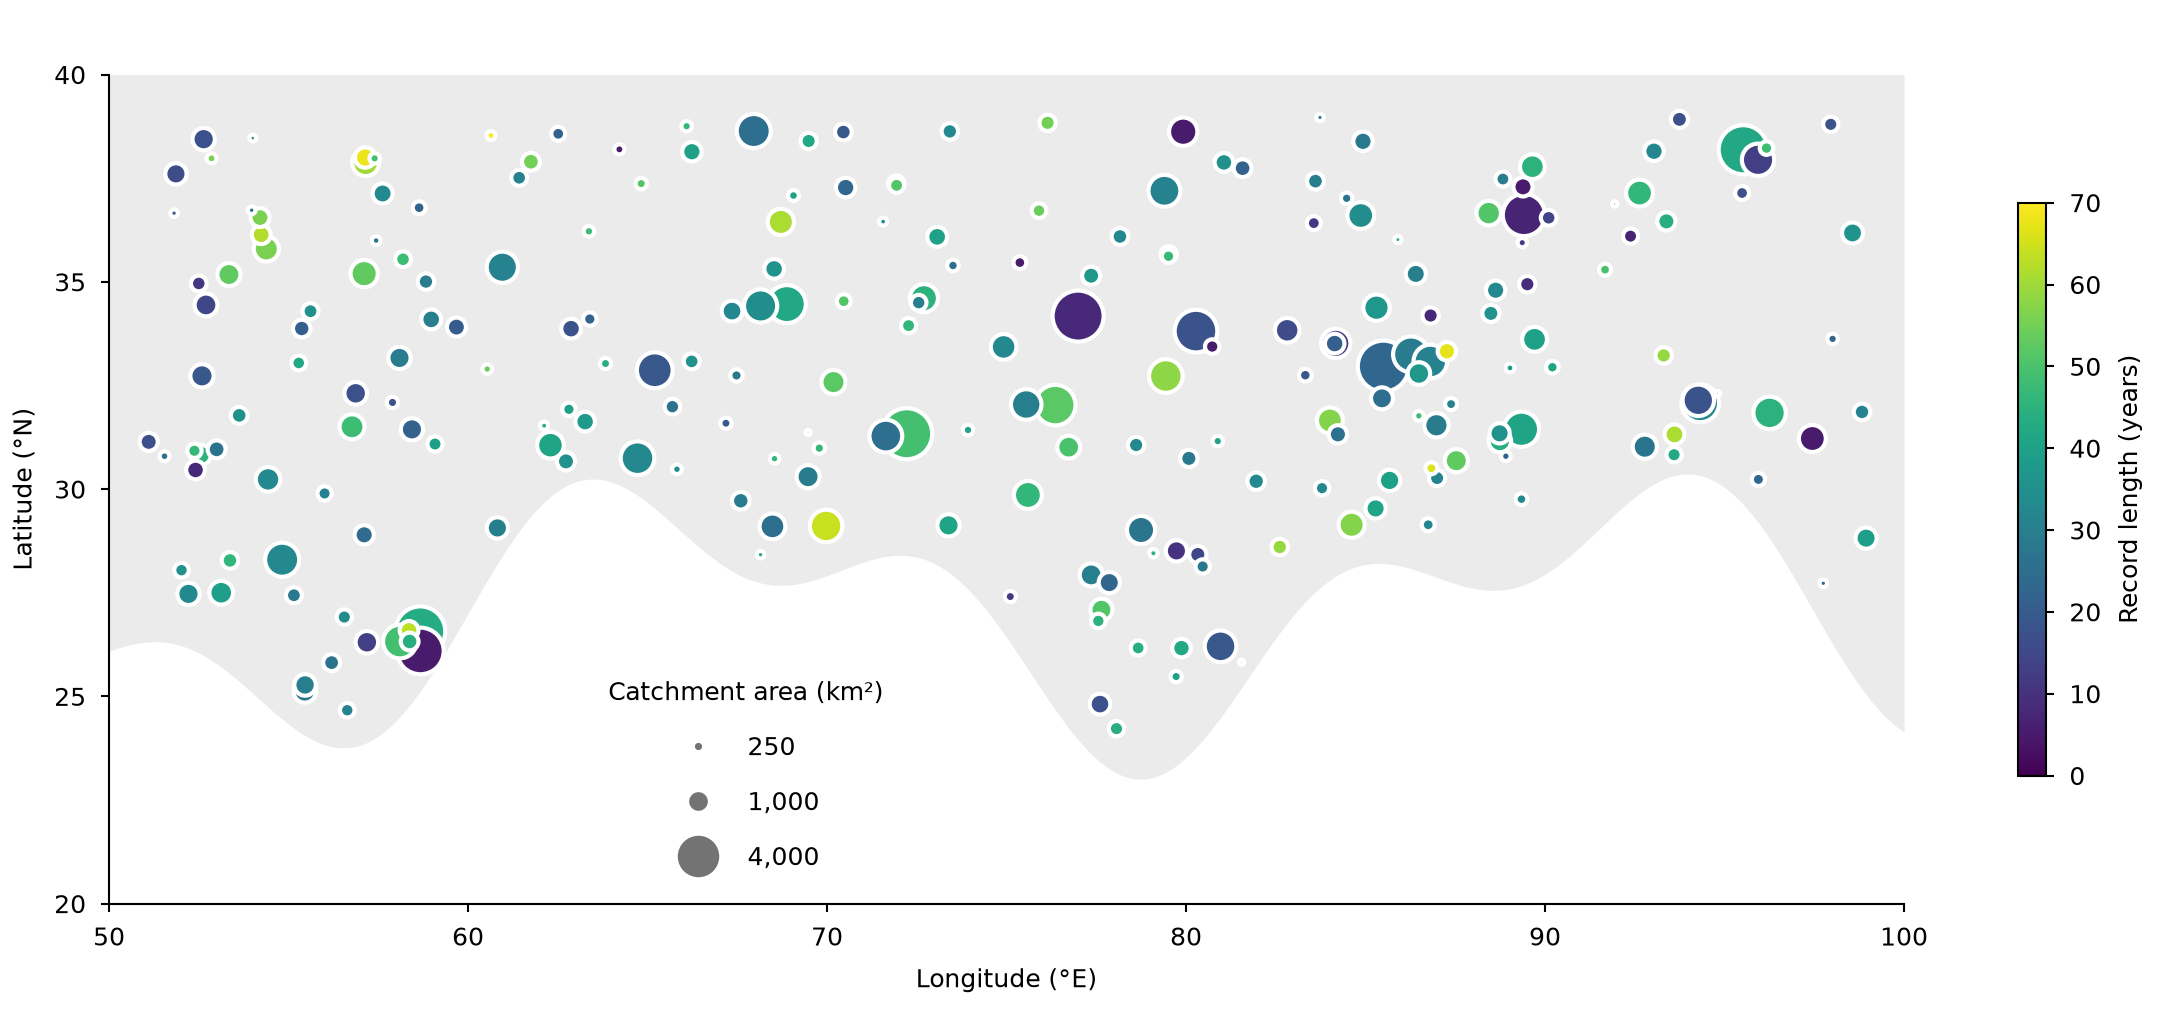

Write the Python code that produced this figure.
"""Point map with marker area for one value and color for another, and a legend of round sizes.

Synthetic river gauges; writes snippet.png next to this file.
"""

import os
from pathlib import Path

import matplotlib.pyplot as plt
import numpy as np

MM = 1 / 25.4
STYLE_DIR = Path(__file__).resolve().parent / "../../../styles"
EXTENT = (50.0, 100.0, 20.0, 40.0)  # lon_min, lon_max, lat_min, lat_max
SIZE_PER_UNIT = 0.03  # points² of marker area per km² of catchment
LEGEND_SIZES = [250, 1000, 4000]  # km²; legend_elements drops values outside the data range
LAND = {"color": "0.92", "linewidth": 0}


def coast(lon):
    """Latitude of a wavy southern coastline."""
    return 27 + 2.5 * np.sin((lon - 60) / 4) + 1.5 * np.sin((lon - 60) / 1.7)


def make_gauges(rng, count=240):
    lon = rng.uniform(EXTENT[0] + 1, EXTENT[1] - 1, count * 2)
    lat = rng.uniform(EXTENT[2], EXTENT[3] - 1, count * 2)
    on_land = lat > coast(lon) + 0.5
    lon, lat = lon[on_land][:count], lat[on_land][:count]
    catchment = np.clip(rng.lognormal(np.log(600), 0.9, count), 50, 5000)  # km²
    record = np.clip(rng.normal(35, 15, count), 5, 70).round()  # years
    return lon, lat, catchment, record


def draw_gauges(ax, lon, lat, catchment, record):
    order = np.argsort(catchment)[::-1]  # large first, so small markers stay visible
    return ax.scatter(lon[order], lat[order], s=catchment[order] * SIZE_PER_UNIT,
                      c=record[order], cmap="viridis", vmin=0, vmax=70,
                      edgecolor="white")


def size_legend(ax, points):
    """Legend entries at round catchment areas, drawn at the same scale as the map."""
    handles, labels = points.legend_elements(
        prop="sizes", num=LEGEND_SIZES, func=lambda s: s / SIZE_PER_UNIT,
        fmt="{x:,.0f}", color="0.45", markeredgecolor="white")
    ax.legend(handles, labels, title="Catchment area (km²)", loc="lower left",
              bbox_to_anchor=(0.26, 0.0), frameon=False, labelspacing=1.2,
              borderpad=0.8, handletextpad=1.0)


def main():
    rng = np.random.default_rng(11)
    lon, lat, catchment, record = make_gauges(rng)
    default = STYLE_DIR / "default.mplstyle"
    sheets = [default] if default.is_file() else []
    if selected := os.environ.get("CEDALION_STYLE"):
        sheet = Path(selected).expanduser()
        sheets.append(sheet if sheet.is_file() else STYLE_DIR / (selected.removesuffix(".mplstyle") + ".mplstyle"))
    width_mm = float(os.environ.get("CEDALION_WIDTH_MM", 183))
    with plt.style.context(sheets):
        fig, ax = plt.subplots(figsize=(width_mm * MM, 86 * MM), layout="constrained")
        shore = np.linspace(EXTENT[0], EXTENT[1], 400)
        ax.fill_between(shore, coast(shore), EXTENT[3], **LAND)
        points = draw_gauges(ax, lon, lat, catchment, record)
        size_legend(ax, points)
        x0, x1, y0, y1 = EXTENT
        ax.set(xlim=(x0, x1), ylim=(y0, y1), aspect=1 / np.cos(np.deg2rad((y0 + y1) / 2)),
               yticks=np.arange(20, 41, 5), xlabel="Longitude (°E)", ylabel="Latitude (°N)")
        fig.colorbar(points, ax=ax, shrink=0.6, label="Record length (years)")
        fig.savefig(os.environ.get("CEDALION_SNIPPET_PNG", Path(__file__).with_name("snippet.png")), dpi=300)
        plt.close(fig)


if __name__ == "__main__":
    main()
